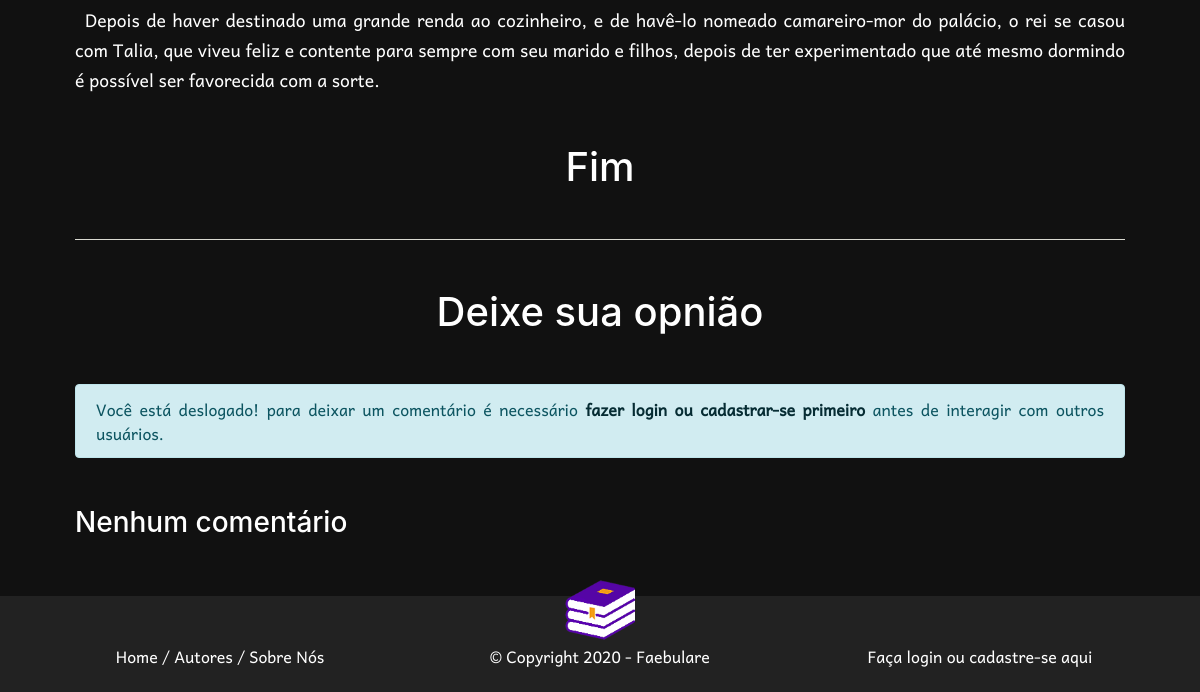
Page /cont_A_bela_adormecida.php (lower part) on the earlier database version.
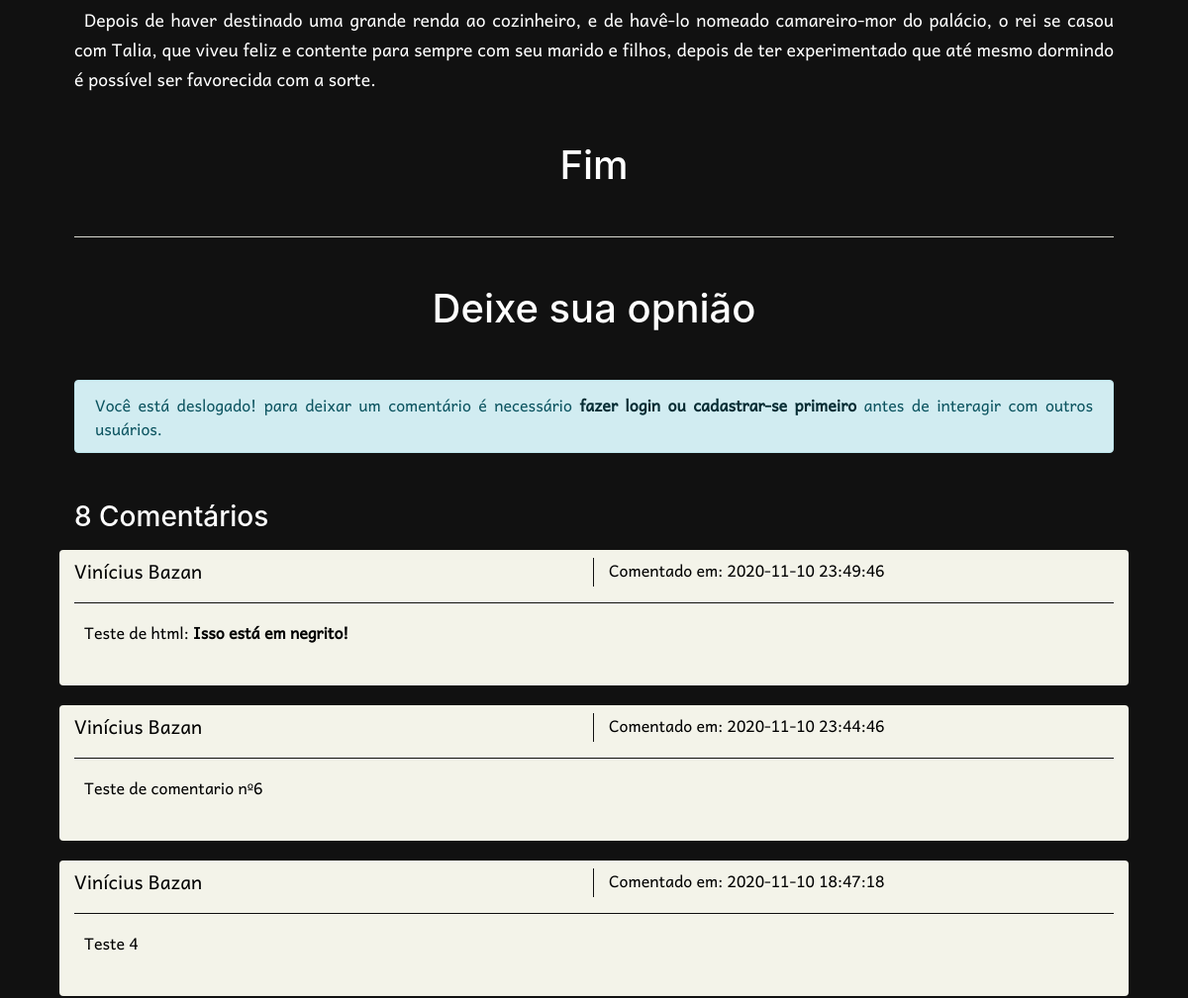
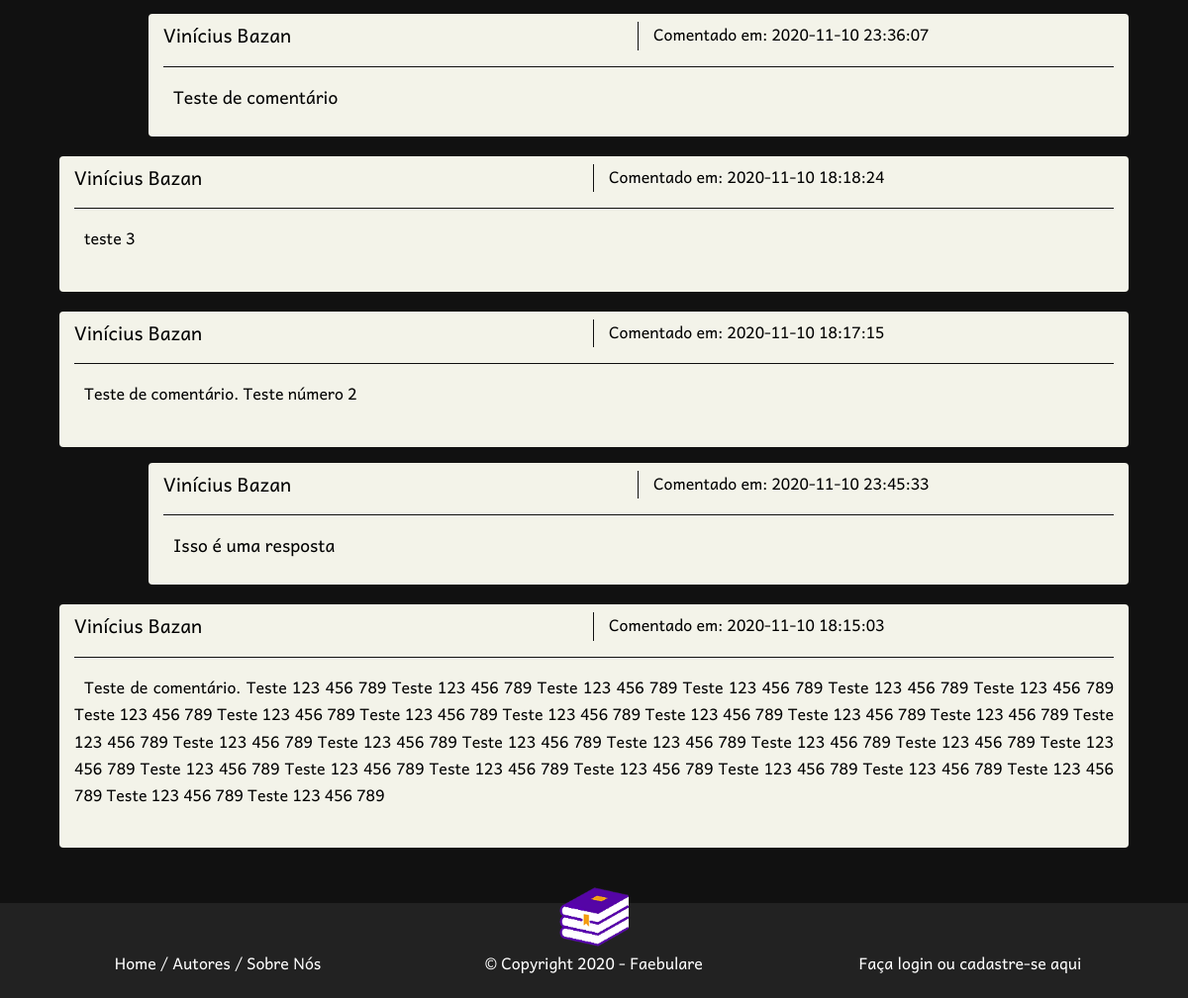
Same page on the later database version (2 pictures, top to bottom).
### tables this page shows
CREATE TABLE `tb_coment` (
  `id_coment` int(255) NOT NULL,
  `id_user` int(255) NOT NULL,
  `id_post` int(255) NOT NULL,
  `conteudo` varchar(600) NOT NULL,
  `reply` int(255) DEFAULT NULL,
  `dt_coment` timestamp NOT NULL DEFAULT current_timestamp()
);

CREATE TABLE `tb_usuarios` (
  `id_user` int(255) NOT NULL,
  `email` varchar(256) NOT NULL,
  `senha` varchar(80) NOT NULL,
  `nome` varchar(20) NOT NULL,
  `sobrenome` varchar(60) NOT NULL,
  `valid` tinyint(1) DEFAULT NULL,
  `security` varchar(10) DEFAULT NULL,
  `dt_criar` timestamp NOT NULL DEFAULT current_timestamp()
);

### src/inc/db_inc_coment.php (the view, shortened to what this page needs)
<?php
function exibiComentario($post){
    require_once 'db_conn.php';
    $result  = $conn->query("SELECT tb_usuarios.nome, tb_usuarios.sobrenome, tb_coment.id_coment, tb_coment.conteudo, tb_coment.dt_coment FROM tb_coment INNER JOIN tb_usuarios ON tb_coment.id_user=tb_usuarios.id_user INNER JOIN tb_post ON tb_coment.id_post=tb_post.id_post WHERE tb_coment.id_post = '$post'");
    $result2 = $conn->query("SELECT tb_usuarios.nome, tb_usuarios.sobrenome, tb_coment.id_coment, tb_coment.conteudo, tb_coment.dt_coment FROM tb_coment INNER JOIN tb_usuarios ON tb_coment.id_user=tb_usuarios.id_user INNER JOIN tb_post ON tb_coment.id_post=tb_post.id_post WHERE tb_coment.id_post = '$post' AND tb_coment.reply IS NULL ORDER BY tb_coment.dt_coment DESC");
    if($result->num_rows > 1){
        $comentarios = $result->num_rows." Comentários";
    }else if($result->num_rows == 1){
        $comentarios = $result->num_rows." Comentário";
    }else{
        $comentarios = "Nenhum comentário";
    }
    echo "<h3 class='text-justify mt-5 mb-3 font-antic'>$comentarios</h3>";
    while ($row = $result2->fetch_array()){
        echo "<div class='row mt-1'>
                <div class='col-12 bg-invert rounded mb-3'>
                    <div class='row mt-2'>
                        <div class='col-6 border-right border-invert'>
                            <p class='text-left mb-0 font-s-12'>".$row['nome']." ".$row['sobrenome']."</p>
                        </div>
                        <div class='col-6'>
                            <p class='text-left mb-0 font-s-10'> Comentado em: ".$row['dt_coment']."</p>
                        </div>
                        <div class='col-12'>
                            <hr class='bg-normal'>
                        </div>
                        <div class='col-12 mb-4'>
                            <p class='text-justify mb-0 font-s-10 recuo'>".$row['conteudo']."</p>
                        </div>
                        <div class='col-8 col-md-9'></div>
                        <div class='col-2 mb-3'>";
                        echo "</div>
                        <div class='col-8 col-md-9'></div>
                    </div>
                </div>";
        $reply   = $row['id_coment'];
        $result3 = $conn->query("SELECT tb_usuarios.nome, tb_usuarios.sobrenome, tb_coment.conteudo, tb_coment.dt_coment FROM tb_coment INNER JOIN tb_usuarios ON tb_coment.id_user=tb_usuarios.id_user INNER JOIN tb_post ON tb_coment.id_post=tb_post.id_post WHERE tb_coment.id_post = '$post' AND tb_coment.reply = '$reply' ORDER BY tb_coment.dt_coment DESC");
        while($row2 = $result3->fetch_array()){
            echo "<div class='col-1'></div>
                    <div class='col-11 bg-invert rounded mb-3'>
                        <div class='row mt-2'>
                            <div class='col-6 border-right border-invert'>
                                <p class='text-left mb-0 font-s-12'>".$row2['nome']." ".$row2['sobrenome']."</p>
                            </div>
                        <div class='col-6'>
                            <p class='text-left mb-0 font-s-10'>Comentado em: ".$row2['dt_coment']."</p>
                        </div>
                        <div class='col-12'>
                            <hr class='bg-normal'>
                        </div>
                        <div class='col-12 mb-4'>
                            <p class='text-justify mb-0 font-s-11 recuo'>".$row2['conteudo']."</p>
                        </div>
                    </div>
                </div>";
        }
        echo "</div>";
    }
}
?>

### src/cont_A_bela_adormecida.php (shortened to what this page needs)
<?php require_once 'inc'.DIRECTORY_SEPARATOR.'config.php'; ?>
<!DOCTYPE html>
<html lang="pt-br">
  <head>
    <?php require_once $head; ?>
  </head>
  <body class="dark muda" id="contBg">
    <div style="width:100%;height:auto;">
    <div class="container-fluid mt-4  wt-geral  position-relative" style="min-height:81vh;">
        <br>
        <p class="text-justify mb-5 font-s-11 recuo">Depois de haver destinado uma grande renda ao cozinheiro, e de havê-lo nomeado camareiro-mor do palácio, o rei se casou com Talia, que viveu feliz e contente para sempre com seu marido e filhos, depois de ter experimentado que até mesmo dormindo é possível ser favorecida com a sorte.</p>
        <center><h1 class="font-antic mt-3 mb-5">Fim</h1></center>
        <hr id="opniao" class="bg-invert mb-5 mt-5">
        <h1 class="text-center mt-5 mb-5 font-antic">Deixe sua opnião</h1>
        <?php
        if(isset($_SESSION['id_user'])){
          echo "<form id='formComent' name='formComent' action='inc/db_coment.php?post=1' method='post' class='mb-5'>";
          echo "<div class='form-group'>
          <label class='font-s-11' for='coment'>Digite seu comentário aqui <strong>".$_SESSION['nome']." ".$_SESSION['ltname'].".</strong> Você tem <span class='caracteres' style='color:green;'>600</span> caracteres restantes. <span id='replyText'></span></label>
          <textarea class='form-control' id='coment' name='coment' rows='5' style='resize: none' maxlength='600'></textarea>
          </div>
          <span id='replySpan' style='display:none;'></span>";
          echo '<div class="form-group">
                  <center><button type="submit" id="env" class="btn btn-color-green-2 mt-3 border border-color-green-1 px-5 py-2">Enviar comentário</button></center>
                </div>';
          echo "</form>";
        }else{
          echo '<div class="alert alert-info mb-5 text-justify" role="alert">';
          echo 'Você está deslogado! para deixar um comentário é necessário <a href="Login.php" class="alert-link">fazer login ou cadastrar-se primeiro</a> antes de interagir com outros usuários.';
          echo '</div>';
        }
        require_once 'inc/db_inc_coment.php';
        exibiComentario(1);
        ?>
        </div>
    </div>
    <br>
    <?php require_once $rodape ?>
  </body>
</html>

### src/inc/head.php (shortened to what this page needs)
<link rel="stylesheet" href="css/style.css">

### src/inc/rodape.php
<img src="img/book.png" class="book-wt book-pos" id="book">
<div class="container-fluid bg-color-dark-2 text-white" id="container-rodape">
    <div class="container mt-3">
        <div class="row">
            <div class="col-12 col-md-4 mt-md-5 mb-md-2 order-2 order-md-2">
                <center><p><a class="muda alink" href="index.php">Home</a> / <a class="muda alink" href="cont_Autores.php">Autores</a> / <a class="muda alink" href="cont_Quem_somos.php">Sobre Nós</a></p></center>
            </div>
            <div class="col-12 col-md-4 mt-md-5 mb-md-2 order-3 order-md-2">
                <center><p>&copy; Copyright 2020 - Faebulare</p></center>
            </div>
            <div class="col-12 col-md-4 mt-5 mb-md-2 order-1 order-md-3">
                <center><p><a class="muda alink" href="Login.php">Faça login ou cadastre-se aqui</a></p></center>
            </div>
        </div>
    </div>
</div>

Differences in the rows shown:
added tb_coment: id_user.nome "Vinícius", id_user.sobrenome "Bazan", dt_coment "2020-11-10 23:49:46", conteudo "Teste de html: Isso está em negrito!", shown under "8 Comentários"
added tb_coment: id_user.nome "Vinícius", id_user.sobrenome "Bazan", dt_coment "2020-11-10 23:44:46", conteudo "Teste de comentario nº6", shown under "8 Comentários"
added tb_coment: id_user.nome "Vinícius", id_user.sobrenome "Bazan", dt_coment "2020-11-10 18:47:18", conteudo "Teste 4", shown under "8 Comentários"
added tb_coment: id_user.nome "Vinícius", id_user.sobrenome "Bazan", dt_coment "2020-11-10 23:36:07", conteudo "Teste de comentário"
added tb_coment: id_user.nome "Vinícius", id_user.sobrenome "Bazan", dt_coment "2020-11-10 18:18:24", conteudo "teste 3", shown under "8 Comentários"
added tb_coment: id_user.nome "Vinícius", id_user.sobrenome "Bazan", dt_coment "2020-11-10 18:17:15", conteudo "Teste de comentário. Teste número 2", shown under "8 Comentários"
added tb_coment: id_user.nome "Vinícius", id_user.sobrenome "Bazan", dt_coment "2020-11-10 23:45:33", conteudo "Isso é uma resposta"
added tb_coment: id_user.nome "Vinícius", id_user.sobrenome "Bazan", dt_coment "2020-11-10 18:15:03", conteudo "Teste de comentário. Teste 123 456 789 Teste 123 456 789 Teste 123 456 789 Teste 123 456 789 Teste 123 456 789 Teste 123 456 789 Teste 123 456 789 Teste 123 456 789 Teste 123 456 789 Teste 123 456 789 Teste 123 456 789 Teste 123 456 789 Teste 123 456 789 Teste 123 456 789 Teste 123 456 789 Teste 123 456 789 Teste 123 456 789 Teste 123 456 789 Teste 123 456 789 Teste 123 456 789 Teste 123 456 789 Teste 123 456 789 Teste 123 456 789 Teste 123 456 789 Teste 123 456 789 Teste 123 456 789 Teste 123 456 789 Teste 123 456 789 Teste 123 456 789 Teste 123 456 789", shown under "8 Comentários"
Other differences:
$comentarios: "Nenhum comentário" → "8 Comentários"
